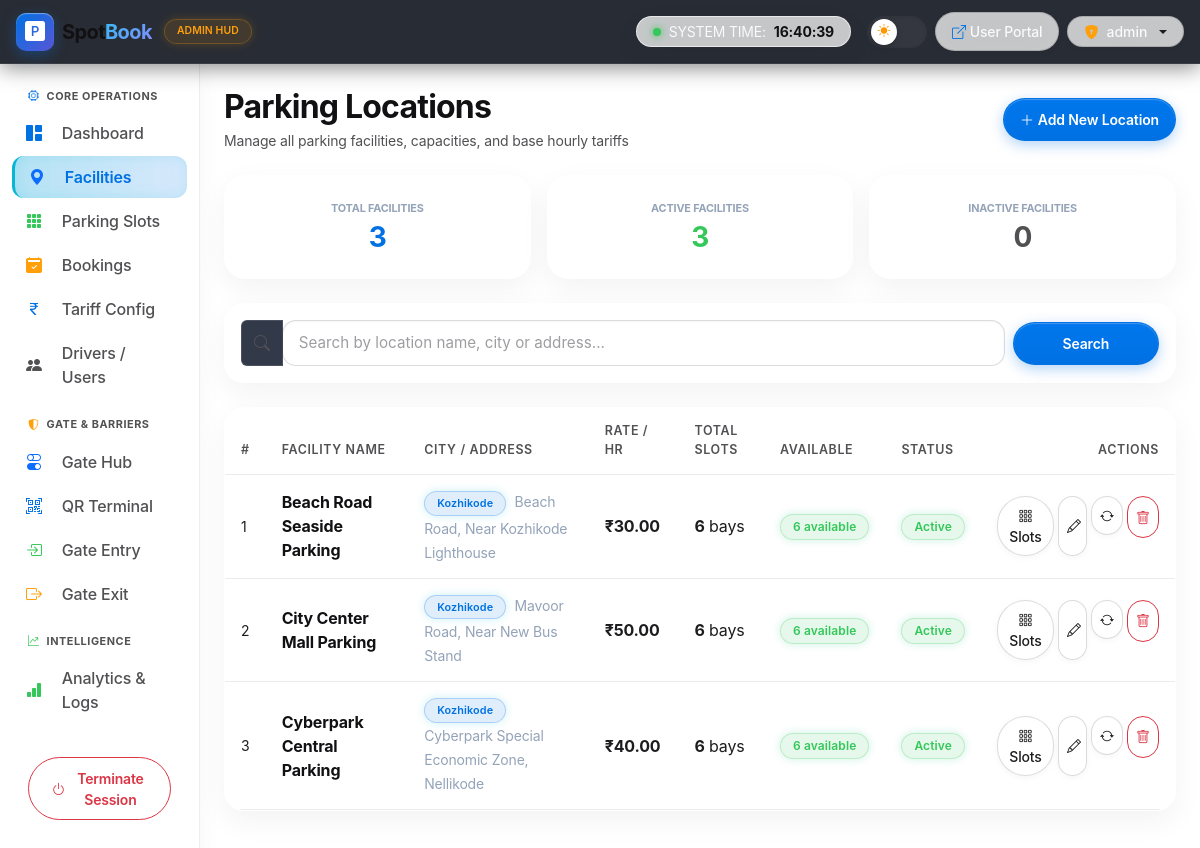
The page /admin_app/parking/locations/ (signed in) on the database its author committed.
### admin_app/models.py (models this page shows, shortened)
class ParkingLocationTable(models.Model):
    name = models.CharField(max_length=100)
    address = models.TextField()
    city = models.CharField(max_length=100, default='Kozhikode')
    description = models.TextField(blank=True, default='')
    total_slots = models.IntegerField(default=0)
    rate_per_hour = models.DecimalField(max_digits=6, decimal_places=2, default=50.00)
    is_active = models.BooleanField(default=True)
    created_at = models.DateTimeField(auto_now_add=True, null=True, blank=True)
    @property
    def total_slots_count(self):
        count = self.parkingslottable_set.filter(is_active=True).count()
        return count if count > 0 else self.total_slots
    @property
    def available_slots_count(self):
        return self.parkingslottable_set.filter(is_active=True, status='Available').count()

### admin_app/views.py (the view, shortened to what this page needs)
# urls.py: path('parking/locations/', ParkingLocations.as_view(), name='ParkingLocations'),
class ParkingLocations(View):
    def get(self, request):
        if request.session.get('usertype') != 'admin':
            return redirect('login')
        search_query = request.GET.get('search', '').strip()
        locations = ParkingLocationTable.objects.all().order_by('-id')
        if search_query:
            locations = locations.filter(
                Q(name__icontains=search_query) |
                Q(address__icontains=search_query) |
                Q(city__icontains=search_query)
            )
        total_locs = ParkingLocationTable.objects.count()
        active_locs = ParkingLocationTable.objects.filter(is_active=True).count()
        inactive_locs = total_locs - active_locs
        context = {
            'locations': locations,
            'total_locations': total_locs,
            'active_locations': active_locs,
            'inactive_locations': inactive_locs,
            'search_query': search_query,
        }
        return render(request, 'admin/parking_locations.html', context)

### templates/admin/parking_locations.html (shortened to what this page needs)
{% extends 'admin/base.html' %}
{% block body %}
<div class="d-flex justify-content-between align-items-center mb-4 flex-wrap gap-3">
    <div>
        <h2 class="fw-bold mb-1">Parking Locations</h2>
        <p class="text-secondary small mb-0">Manage all parking facilities, capacities, and base hourly tariffs</p>
    </div>
    <button type="button" class="btn btn-cyber-primary btn-sm rounded-pill px-3 d-flex align-items-center gap-1 shadow-sm" data-bs-toggle="modal" data-bs-target="#addLocationModal">
        <i class="bi bi-plus-lg"></i> Add New Location
    </button>
</div>
<div class="row g-3 mb-4">
    <div class="col-md-4">
        <div class="kpi-card text-center p-3 shadow-sm h-100">
            <span class="text-muted fs-xxs text-uppercase fw-bold d-block mb-1">Total Facilities</span>
            <h3 class="fw-bold text-info mb-0">{{ total_locations }}</h3>
        </div>
    </div>
    <div class="col-md-4">
        <div class="kpi-card text-center p-3 shadow-sm h-100">
            <span class="text-muted fs-xxs text-uppercase fw-bold d-block mb-1">Active Facilities</span>
            <h3 class="fw-bold text-success mb-0">{{ active_locations }}</h3>
        </div>
    </div>
    <div class="col-md-4">
        <div class="kpi-card text-center p-3 shadow-sm h-100">
            <span class="text-muted fs-xxs text-uppercase fw-bold d-block mb-1">Inactive Facilities</span>
            <h3 class="fw-bold text-secondary mb-0">{{ inactive_locations }}</h3>
        </div>
    </div>
</div>
<div class="glass-panel p-3 rounded-4 mb-4 shadow-sm">
    <form method="GET" action="{% url 'ParkingLocations' %}" class="row g-2 align-items-center">
        <div class="col-md-10">
            <div class="input-group">
                <span class="input-group-text bg-transparent border-0"><i class="bi bi-search text-muted"></i></span>
                <input type="text" name="search" class="form-control form-control-sm" placeholder="Search by location name, city or address..." value="{{ search_query }}">
            </div>
        </div>
        <div class="col-md-2 d-flex gap-2">
            <button type="submit" class="btn btn-cyber-primary w-100 btn-sm rounded-pill">Search</button>
        </div>
    </form>
</div>
<div class="glass-panel rounded-4 overflow-hidden mb-4 shadow-sm">
    <div class="table-responsive">
        <table class="table table-hover align-middle mb-0">
            <thead>
                <tr>
                    <th>#</th>
                    <th>Facility Name</th>
                    <th>City / Address</th>
                    <th>Rate / Hr</th>
                    <th>Total Slots</th>
                    <th>Available</th>
                    <th>Status</th>
                    <th class="text-end">Actions</th>
                </tr>
            </thead>
            <tbody>
                {% for loc in locations %}
                <tr>
                    <td class="text-muted small">{{ forloop.counter }}</td>
                    <td>
                        <strong class="text-white">{{ loc.name }}</strong>
                    </td>
                    <td>
                        <span class="badge badge-cyber-info fs-xxs me-1">{{ loc.city }}</span>
                        <span class="text-muted small">{{ loc.address }}</span>
                    </td>
                    <td class="fw-bold text-info">₹{{ loc.rate_per_hour }}</td>
                    <td><strong>{{ loc.total_slots_count }}</strong> bays</td>
                    <td>
                        <span class="badge {% if loc.available_slots_count > 0 %}badge-cyber-success{% else %}badge-cyber-danger{% endif %} rounded-pill">
                            {{ loc.available_slots_count }} available
                        </span>
                    </td>
                    <td>
                        <span class="badge {% if loc.is_active %}badge-cyber-success{% else %}badge-cyber-danger{% endif %} rounded-pill">
                            {% if loc.is_active %}Active{% else %}Inactive{% endif %}
                        </span>
                    </td>
                    <td class="text-end">
                        <div class="d-inline-flex gap-1">
                            <a href="{% url 'ParkingSlots' %}?location={{ loc.id }}" class="btn btn-sm btn-outline-cyber rounded-pill px-2" title="Manage Slots">
                                <i class="bi bi-grid-3x3-gap"></i> Slots
                            </a>
                            <button type="button" class="btn btn-sm btn-outline-cyber rounded-pill px-2" data-bs-toggle="modal" data-bs-target="#editModal{{ loc.id }}" title="Edit Facility">
                                <i class="bi bi-pencil"></i>
                            </button>
                            <form method="POST" action="{% url 'ParkingLocations' %}" class="d-inline">
                                <button type="submit" class="btn btn-sm btn-outline-cyber rounded-pill px-2 text-warning" title="Toggle Active">
                                    <i class="bi bi-arrow-repeat"></i>
                                </button>
                            </form>
                            <form method="POST" action="{% url 'ParkingLocations' %}" class="d-inline" onsubmit="return confirm('Delete location \'{{ loc.name }}\' and all its slots?');">
                                <button type="submit" class="btn btn-sm btn-outline-danger rounded-pill px-2" title="Delete Facility">
                                    <i class="bi bi-trash"></i>
                                </button>
                            </form>
                        </div>
                    </td>
                </tr>
                {% empty %}
                <tr>
                    <td colspan="8" class="text-center py-4 text-muted">No parking locations found.</td>
                </tr>
                {% endfor %}
            </tbody>
        </table>
    </div>
</div>
{% endblock %}

### static/css/modern_style.css (style rules this page uses)
:root { --glass-bg-primary: rgba(15, 23, 42, 0.75); --glass-bg-secondary: rgba(11, 15, 25, 0.85); --glass-bg-elevated: rgba(30, 41, 59, 0.70); --glass-border-standard: 1px solid rgba(255, 255, 255, 0.10); --glass-border-subtle: 1px solid rgba(255, 255, 255, 0.06); --glass-blur-standard: blur(16px); --glass-shadow-standard: 0 8px 32px 0 rgba(0, 0, 0, 0.37); --glass-shadow-elevated: 0 16px 48px 0 rgba(0, 0, 0, 0.50); --text-high-contrast: #FFFFFF; --text-body-bright: #F8FAFC; --text-muted-bright: #94A3B8; --text-label-bright: #E2E8F0; --text-highlight-cyan: #38BDF8; --neon-blue-base: #3B82F6; --neon-cyan-base: #06B6D4; --neon-green-base: #10B981; --neon-amber-base: #F59E0B; --neon-rose-base: #F43F5E; --neon-purple-base: #8B5CF6; --glow-available: 0 0 12px rgba(16, 185, 129, 0.45); --glow-reserved: 0 0 12px rgba(245, 158, 11, 0.45); --glow-occupied: 0 0 12px rgba(244, 63, 94, 0.45); --glow-cyan: 0 0 15px rgba(6, 182, 212, 0.50); --glow-blue: 0 0 15px rgba(59, 130, 246, 0.45); }
body, p, span, div { color: var(--text-body-bright); }
h1, h2, h3, h4, h5, h6, .h1, .h2, .h3, .h4, .h5, .h6 { color: var(--text-high-contrast) !important; font-weight: 700; }
.text-muted, small.text-muted, span.text-muted, p.text-muted { color: var(--text-muted-bright) !important; }
.text-secondary { color: #CBD5E1 !important; }
.glass-container, .glass-card, .glass-panel, .card { background: var(--glass-bg-primary) !important; backdrop-filter: var(--glass-blur-standard) !important; -webkit-backdrop-filter: var(--glass-blur-standard) !important; border: var(--glass-border-standard) !important; box-shadow: var(--glass-shadow-standard) !important; border-radius: 16px; color: #F8FAFC; }
.search-filter-card input, .search-filter-card select, .form-control, .form-select { background-color: rgba(15, 23, 42, 0.75) !important; border: 1px solid rgba(255, 255, 255, 0.12) !important; color: #FFFFFF !important; border-radius: 10px; min-height: 46px; font-size: 0.95rem; transition: all 0.3s ease; }
.form-control::placeholder, .form-select::placeholder { color: var(--text-muted-bright) !important; opacity: 0.85; }
.table-responsive { border-radius: 12px; overflow-x: auto; -webkit-overflow-scrolling: touch; }
.table th { color: var(--text-muted-bright) !important; font-weight: 600; text-transform: uppercase; font-size: 0.78rem; letter-spacing: 0.05em; border-bottom: 1px solid rgba(255, 255, 255, 0.12) !important; }
.table td { color: #F1F5F9 !important; vertical-align: middle; border-bottom: 1px solid rgba(255, 255, 255, 0.07) !important; }

### rows shown on the page
ParkingLocationTable: name "Beach Road Seaside Parking", city "Kozhikode", address "Beach Road, Near Kozhikode Lighthouse", rate_per_hour "30.00", total_slots_count "6", available_slots_count "6", is_active "Active"
ParkingLocationTable: name "City Center Mall Parking", city "Kozhikode", address "Mavoor Road, Near New Bus Stand", rate_per_hour "50.00", total_slots_count "6", available_slots_count "6", is_active "Active"
ParkingLocationTable: name "Cyberpark Central Parking", city "Kozhikode", address "Cyberpark Special Economic Zone, Nellikode", rate_per_hour "40.00", total_slots_count "6", available_slots_count "6", is_active "Active"

### other values the page prints
{{ request.session.user_name|default:'Administrator' }} "admin"
{{ total_locations }} "3"
{{ active_locations }} "3"
{{ inactive_locations }} "0"
